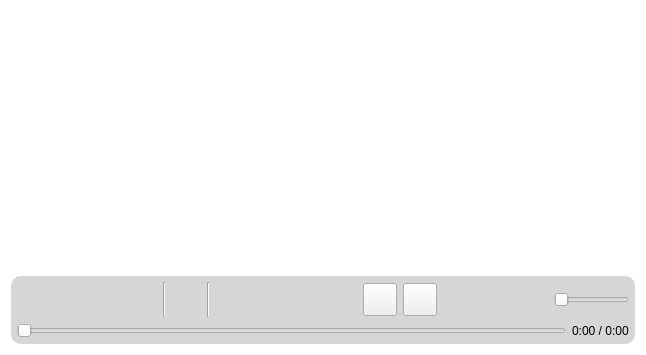
<?xml version="1.0" encoding="UTF-8"?>
<ui version="4.0">
 <class>MediaOverlay</class>
 <widget class="QWidget" name="MediaOverlay">
  <property name="geometry">
   <rect>
    <x>0</x>
    <y>0</y>
    <width>646</width>
    <height>355</height>
   </rect>
  </property>
  <property name="mouseTracking">
   <bool>true</bool>
  </property>
  <property name="windowTitle">
   <string>Form</string>
  </property>
  <property name="styleSheet">
   <string notr="true">QWidget#MediaOverlay {
	background-color: transparent;
}</string>
  </property>
  <layout class="QGridLayout" name="gridLayout">
   <item row="0" column="0">
    <spacer name="verticalSpacer">
     <property name="orientation">
      <enum>Qt::Vertical</enum>
     </property>
     <property name="sizeHint" stdset="0">
      <size>
       <width>20</width>
       <height>258</height>
      </size>
     </property>
    </spacer>
   </item>
   <item row="1" column="0">
    <widget class="QFrame" name="frameMediaControls">
     <property name="mouseTracking">
      <bool>true</bool>
     </property>
     <property name="styleSheet">
      <string notr="true">QFrame#frameMediaControls {
	background-color: rgba(180, 180, 180, 140);
	border-radius: 10px;
}</string>
     </property>
     <property name="frameShape">
      <enum>QFrame::StyledPanel</enum>
     </property>
     <property name="frameShadow">
      <enum>QFrame::Raised</enum>
     </property>
     <layout class="QGridLayout" name="gridLayout_2">
      <property name="leftMargin">
       <number>6</number>
      </property>
      <property name="topMargin">
       <number>6</number>
      </property>
      <property name="rightMargin">
       <number>6</number>
      </property>
      <property name="bottomMargin">
       <number>6</number>
      </property>
      <property name="spacing">
       <number>6</number>
      </property>
      <item row="0" column="0" colspan="2">
       <layout class="QHBoxLayout" name="horizontalLayout_2">
        <item>
         <widget class="QToolButton" name="toolButtonPlayPause">
          <property name="enabled">
           <bool>true</bool>
          </property>
          <property name="styleSheet">
           <string notr="true">QToolButton {
	background: transparent;
	border: 0px solid transparent;
	image: url(:/Resource/Media/PlayMedia.png);
}

QToolButton:hover {
	image: url(:/Resource/Media/PlayMediaH.png);
}

QToolButton:pressed {
	image: url(:/Resource/Media/PlayMediaP.png);
}

QToolButton:disabled {
	image: url(:/Resource/Media/PlayMediaD.png);
}

QToolButton:checked {
	image: url(:/Resource/Media/PauseMedia.png);
}

QToolButton:checked:hover {
	image: url(:/Resource/Media/PauseMediaH.png);
}

QToolButton:checked:pressed {
	image: url(:/Resource/Media/PauseMediaP.png);
}

QToolButton:checked:disabled {
	image: url(:/Resource/Media/PauseMediaD.png);
}
</string>
          </property>
          <property name="text">
           <string/>
          </property>
          <property name="iconSize">
           <size>
            <width>32</width>
            <height>32</height>
           </size>
          </property>
          <property name="checkable">
           <bool>true</bool>
          </property>
          <property name="checked">
           <bool>false</bool>
          </property>
         </widget>
        </item>
        <item>
         <widget class="QToolButton" name="toolButtonPrevious">
          <property name="styleSheet">
           <string notr="true">QToolButton {
	background: transparent;
	border: 0px solid transparent;
	image: url(:/Resource/Media/PreviousMediaTrack.png);
}

QToolButton:hover {
	image: url(:/Resource/Media/PreviousMediaTrackH.png);
}

QToolButton:pressed {
	image: url(:/Resource/Media/PreviousMediaTrackP.png);
}

QToolButton:disabled {
	image: url(:/Resource/Media/PreviousMediaTrackD.png);
}
</string>
          </property>
          <property name="text">
           <string/>
          </property>
          <property name="iconSize">
           <size>
            <width>26</width>
            <height>26</height>
           </size>
          </property>
         </widget>
        </item>
        <item>
         <widget class="QToolButton" name="toolButtonStop">
          <property name="styleSheet">
           <string notr="true">QToolButton {
	background: transparent;
	border: 0px solid transparent;
	image: url(:/Resource/Media/StopMedia.png);
}

QToolButton:hover {
	image: url(:/Resource/Media/StopMediaH.png);
}

QToolButton:pressed {
	image: url(:/Resource/Media/StopMediaP.png);
}

QToolButton:disabled {
	image: url(:/Resource/Media/StopMediaD.png);
}
</string>
          </property>
          <property name="text">
           <string/>
          </property>
          <property name="iconSize">
           <size>
            <width>26</width>
            <height>26</height>
           </size>
          </property>
         </widget>
        </item>
        <item>
         <widget class="QToolButton" name="toolButtonNext">
          <property name="styleSheet">
           <string notr="true">QToolButton {
	background: transparent;
	border: 0px solid transparent;
	image: url(:/Resource/Media/NextMediaTrack.png);
}

QToolButton:hover {
	image: url(:/Resource/Media/NextMediaTrackH.png);
}

QToolButton:pressed {
	image: url(:/Resource/Media/NextMediaTrackP.png);
}

QToolButton:disabled {
	image: url(:/Resource/Media/NextMediaTrackD.png);
}
</string>
          </property>
          <property name="text">
           <string/>
          </property>
          <property name="iconSize">
           <size>
            <width>26</width>
            <height>26</height>
           </size>
          </property>
         </widget>
        </item>
        <item>
         <widget class="Line" name="line">
          <property name="orientation">
           <enum>Qt::Vertical</enum>
          </property>
         </widget>
        </item>
        <item>
         <widget class="QToolButton" name="toolButtonOpen">
          <property name="styleSheet">
           <string notr="true">QToolButton {
	background: transparent;
	border: 0px solid transparent;
	image: url(:/Resource/Media/OpenMedia.png);
}

QToolButton:hover {
	image: url(:/Resource/Media/OpenMediaH.png);
}

QToolButton:pressed {
	image: url(:/Resource/Media/OpenMediaP.png);
}

QToolButton:disabled {
	image: url(:/Resource/Media/OpenMediaD.png);
}
</string>
          </property>
          <property name="text">
           <string/>
          </property>
          <property name="iconSize">
           <size>
            <width>26</width>
            <height>26</height>
           </size>
          </property>
         </widget>
        </item>
        <item>
         <widget class="Line" name="line_2">
          <property name="orientation">
           <enum>Qt::Vertical</enum>
          </property>
         </widget>
        </item>
        <item>
         <widget class="QToolButton" name="toolButtonReplay">
          <property name="styleSheet">
           <string notr="true">QToolButton {
	background: transparent;
	border: 0px solid transparent;
	image: url(:/Resource/Media/Repeat.png);
}

QToolButton:hover {
	image: url(:/Resource/Media/RepeatH.png);
}

QToolButton:pressed {
	image: url(:/Resource/Media/RepeatP.png);
}

QToolButton:disabled {
	image: url(:/Resource/Media/RepeatD.png);
}
</string>
          </property>
          <property name="text">
           <string/>
          </property>
          <property name="iconSize">
           <size>
            <width>26</width>
            <height>26</height>
           </size>
          </property>
         </widget>
        </item>
        <item>
         <widget class="QToolButton" name="toolButtonShuffle">
          <property name="styleSheet">
           <string notr="true">QToolButton {
	background: transparent;
	border: 0px solid transparent;
	image: url(:/Resource/Media/Shuffle.png);
}

QToolButton:hover {
	image: url(:/Resource/Media/ShuffleH.png);
}

QToolButton:pressed {
	image: url(:/Resource/Media/ShuffleP.png);
}

QToolButton:disabled {
	image: url(:/Resource/Media/ShuffleD.png);
}
</string>
          </property>
          <property name="text">
           <string/>
          </property>
          <property name="iconSize">
           <size>
            <width>26</width>
            <height>26</height>
           </size>
          </property>
         </widget>
        </item>
        <item>
         <spacer name="horizontalSpacer_3">
          <property name="orientation">
           <enum>Qt::Horizontal</enum>
          </property>
          <property name="sizeHint" stdset="0">
           <size>
            <width>40</width>
            <height>20</height>
           </size>
          </property>
         </spacer>
        </item>
        <item>
         <widget class="QToolButton" name="toolButtonFullScreen">
          <property name="text">
           <string/>
          </property>
          <property name="icon">
           <iconset resource="../Resource.qrc">
            <normaloff>:/Resource/Media/FullScreen.png</normaloff>:/Resource/Media/FullScreen.png</iconset>
          </property>
          <property name="iconSize">
           <size>
            <width>26</width>
            <height>26</height>
           </size>
          </property>
         </widget>
        </item>
        <item>
         <widget class="QToolButton" name="toolButtonSettings">
          <property name="text">
           <string/>
          </property>
          <property name="icon">
           <iconset resource="../Resource.qrc">
            <normaloff>:/Resource/Generic/Settings.png</normaloff>:/Resource/Generic/Settings.png</iconset>
          </property>
          <property name="iconSize">
           <size>
            <width>26</width>
            <height>26</height>
           </size>
          </property>
         </widget>
        </item>
        <item>
         <spacer name="horizontalSpacer_4">
          <property name="orientation">
           <enum>Qt::Horizontal</enum>
          </property>
          <property name="sizeHint" stdset="0">
           <size>
            <width>40</width>
            <height>20</height>
           </size>
          </property>
         </spacer>
        </item>
        <item>
         <widget class="QToolButton" name="toolButtonMute">
          <property name="mouseTracking">
           <bool>true</bool>
          </property>
          <property name="styleSheet">
           <string notr="true">QToolButton {
	background: transparent;
	border: 0px solid transparent;
	image: url(:/Resource/Media/Mute.png);
}

QToolButton:hover {
	image: url(:/Resource/Media/MuteH.png);
}

QToolButton:pressed {
	image: url(:/Resource/Media/MuteP.png);
}

QToolButton:checked {
	image: url(:/Resource/Media/Unmute.png);
}

QToolButton:checked:hover {
	image: url(:/Resource/Media/UnmuteH.png);
}

QToolButton:checked:pressed {
	image: url(:/Resource/Media/UnmuteP.png);
}</string>
          </property>
          <property name="text">
           <string/>
          </property>
          <property name="iconSize">
           <size>
            <width>26</width>
            <height>26</height>
           </size>
          </property>
          <property name="checkable">
           <bool>true</bool>
          </property>
          <property name="checked">
           <bool>true</bool>
          </property>
         </widget>
        </item>
        <item>
         <widget class="QSlider" name="horizontalSliderVolume">
          <property name="minimumSize">
           <size>
            <width>75</width>
            <height>15</height>
           </size>
          </property>
          <property name="maximumSize">
           <size>
            <width>75</width>
            <height>15</height>
           </size>
          </property>
          <property name="orientation">
           <enum>Qt::Horizontal</enum>
          </property>
         </widget>
        </item>
       </layout>
      </item>
      <item row="1" column="0">
       <widget class="QSlider" name="horizontalSliderSeek">
        <property name="orientation">
         <enum>Qt::Horizontal</enum>
        </property>
       </widget>
      </item>
      <item row="1" column="1">
       <widget class="QLabel" name="labelTime">
        <property name="text">
         <string>0:00 / 0:00</string>
        </property>
       </widget>
      </item>
     </layout>
    </widget>
   </item>
  </layout>
 </widget>
 <resources>
  <include location="../Resource.qrc"/>
 </resources>
 <connections/>
</ui>
